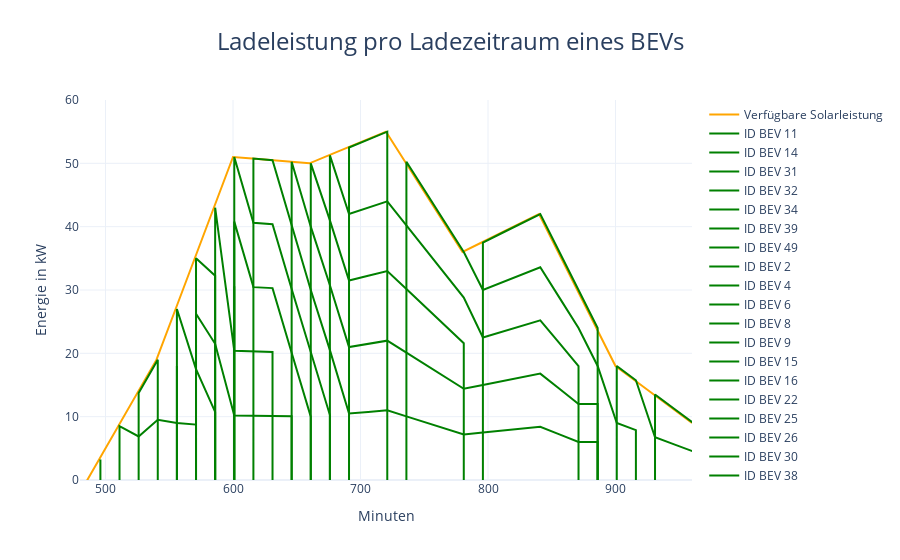

The notebook cell this image was saved under:
### Code cell
import figureGeneration

figureGeneration.create_charging_power_figure(simulation_day, solarpeakleistung, bev_data, minute_interval)

### Figure 1 — Plotly figure (JSON) as saved in the notebook; plotly's stock layout.template omitted (floating-point values rounded to 4 significant figures)
{"data": [{"line": {"color": "orange"}, "name": "Verfügbare Solarleistung", "type": "scatter", "x": [480, 495, 510, 525, 540, 555, 570, 585, 600, 615, 630, 645, 660, 675, 690, 705, 720, 735, 750, 765, 780, 795, 810, 825, 840, 855, 870, 885, 900, 915, 930, 945, 960], "y": [-2, 3.25, 8.5, 13.75, 19, 27, 35, 43, 51, 50.75, 50.5, 50.25, 50, 51.25, 52.5, 53.75, 55, 50.25, 45.5, 40.75, 36, 37.5, 39, 40.5, 42, 36, 30, 24, 18, 15.75, 13.5, 11.25, 9]}, {"line": {"color": "green"}, "mode": "lines", "name": "ID BEV 11", "type": "scatter", "x": [496, 496, 496], "y": [0, 3.25, 0]}, {"line": {"color": "green"}, "mode": "lines", "name": "ID BEV 14", "type": "scatter", "x": [511, 511, 526, 541, 556, 571, 571], "y": [0, 8.5, 6.875, 9.5, 9, 8.75, 0]}, {"line": {"color": "green"}, "mode": "lines", "name": "ID BEV 31", "type": "scatter", "x": [526, 526, 541, 541], "y": [0, 13.75, 19, 0]}, {"line": {"color": "green"}, "mode": "lines", "name": "ID BEV 32", "type": "scatter", "x": [556, 556, 556], "y": [0, 18, 0]}, {"line": {"color": "green"}, "mode": "lines", "name": "ID BEV 34", "type": "scatter", "x": [556, 556, 571, 586, 586], "y": [0, 27, 17.5, 10.75, 0]}, {"line": {"color": "green"}, "mode": "lines", "name": "ID BEV 39", "type": "scatter", "x": [571, 571, 586, 601, 616, 631, 646, 646], "y": [0, 26.25, 21.5, 10.2, 10.15, 10.1, 10.05, 0]}, {"line": {"color": "green"}, "mode": "lines", "name": "ID BEV 49", "type": "scatter", "x": [571, 571, 586, 586], "y": [0, 35, 32.25, 0]}, {"line": {"color": "green"}, "mode": "lines", "name": "ID BEV 2", "type": "scatter", "x": [586, 586, 601, 616, 631, 631], "y": [0, 43, 20.4, 20.3, 20.2, 0]}, {"line": {"color": "green"}, "mode": "lines", "name": "ID BEV 4", "type": "scatter", "x": [601, 601, 601], "y": [0, 30.6, 0]}, {"line": {"color": "green"}, "mode": "lines", "name": "ID BEV 6", "type": "scatter", "x": [601, 601, 616, 631, 646, 661, 661], "y": [0, 40.8, 30.45, 30.3, 20.1, 10, 0]}, {"line": {"color": "green"}, "mode": "lines", "name": "ID BEV 8", "type": "scatter", "x": [601, 601, 616, 631, 646, 661, 676, 676], "y": [0, 51, 40.6, 40.4, 30.15, 20, 10.25, 0]}, {"line": {"color": "green"}, "mode": "lines", "name": "ID BEV 9", "type": "scatter", "x": [616, 616, 631, 646, 661, 676, 691, 706, 721, 736, 751, 766, 781, 796, 811, 826, 841, 856, 871, 886, 886], "y": [0, 50.75, 50.5, 40.2, 30, 20.5, 10.5, 10.75, 11, 10.05, 9.1, 8.15, 7.2, 7.5, 7.8, 8.1, 8.4, 7.2, 6, 6, 0]}, {"line": {"color": "green"}, "mode": "lines", "name": "ID BEV 15", "type": "scatter", "x": [646, 646, 661, 676, 691, 706, 721, 736, 751, 766, 781, 796, 811, 826, 841, 856, 871, 886, 886], "y": [0, 50.25, 40, 30.75, 21, 21.5, 22, 20.1, 18.2, 16.3, 14.4, 15, 15.6, 16.2, 16.8, 14.4, 12, 12, 0]}, {"line": {"color": "green"}, "mode": "lines", "name": "ID BEV 16", "type": "scatter", "x": [661, 661, 676, 691, 706, 721, 736, 751, 766, 781, 781], "y": [0, 50, 41, 31.5, 32.25, 33, 30.15, 27.3, 24.45, 21.6, 0]}, {"line": {"color": "green"}, "mode": "lines", "name": "ID BEV 22", "type": "scatter", "x": [676, 676, 691, 706, 721, 736, 751, 766, 781, 796, 811, 826, 841, 856, 871, 871], "y": [0, 51.25, 42, 43, 44, 40.2, 36.4, 32.6, 28.8, 22.5, 23.4, 24.3, 25.2, 21.6, 18, 0]}, {"line": {"color": "green"}, "mode": "lines", "name": "ID BEV 25", "type": "scatter", "x": [691, 691, 706, 721, 721], "y": [0, 52.5, 53.75, 55, 0]}, {"line": {"color": "green"}, "mode": "lines", "name": "ID BEV 26", "type": "scatter", "x": [736, 736, 751, 766, 781, 796, 811, 826, 841, 856, 871, 886, 901, 916, 916], "y": [0, 50.25, 45.5, 40.75, 36, 30, 31.2, 32.4, 33.6, 28.8, 24, 18, 9, 7.875, 0]}, {"line": {"color": "green"}, "mode": "lines", "name": "ID BEV 30", "type": "scatter", "x": [796, 796, 811, 826, 841, 856, 871, 886, 886], "y": [0, 37.5, 39, 40.5, 42, 36, 30, 24, 0]}, {"line": {"color": "green"}, "mode": "lines", "name": "ID BEV 38", "type": "scatter", "x": [901, 901, 916, 931, 946, 961, 961], "y": [0, 18, 15.75, 6.75, 5.625, 4.5, 0]}, {"line": {"color": "green"}, "mode": "lines", "name": "ID BEV 13", "type": "scatter", "x": [931, 931, 946, 961, 961], "y": [0, 13.5, 11.25, 9, 0]}], "layout": {"title": {"font": {"size": 24}, "text": "Ladeleistung pro Ladezeitraum eines BEVs", "x": 0.5, "xanchor": "center"}, "xaxis": {"range": [480, 960], "showgrid": true, "title": {"text": "Minuten"}}, "yaxis": {"range": [0, 60], "title": {"text": "Energie in kW"}}}}
